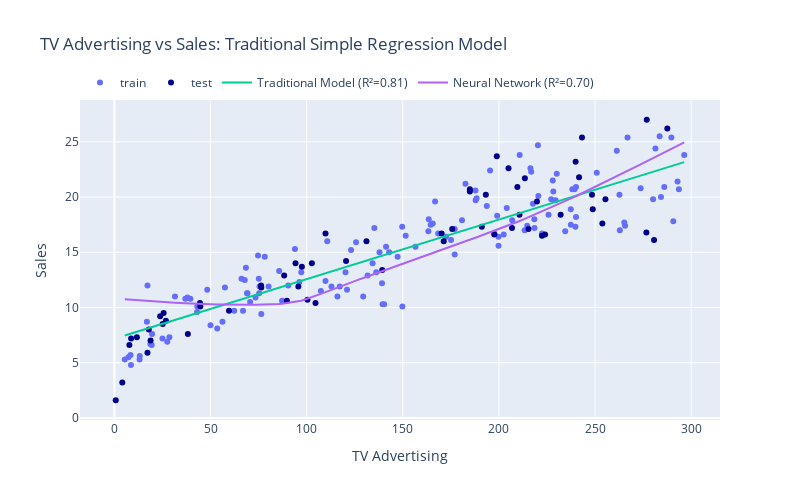

The notebook cell this image was saved under:
### Code cell
# Scatterplot with models
sorted_data_train = data_train.sort_values(by='X')
# Train and test sets
fig = px.scatter(t, x='TV', y='Sales', color='Set',
           color_discrete_map={'train':'#636EFA', 'test':'darkblue'},
           labels={'TV':'TV Advertising', 'Sales':'Sales', 'Set':''},
           title="TV Advertising vs Sales: Traditional Simple Regression Model", 
           width=800, height=500)  
# Traditional Simple Regression Model
fig.add_scatter(x=sorted_data_train.X, y=sorted_data_train.y_tm, mode='lines',
                name=f'Traditional Model (R\u00b2={r2_tm:.2f})')
# Neural Network Regression Model
fig.add_scatter(x=sorted_data_train.X, y=sorted_data_train.y_nn, mode='lines',
                name=f'Neural Network (R\u00b2={r2_nn:.2f})')
# Update the legend position
fig.update_layout(legend=dict(
        orientation='h', x=0, y=1.1,
        xanchor='left',  yanchor='top'))
fig.show()

### Figure 1 — Plotly figure (JSON) as saved in the notebook; plotly's stock layout.template omitted (floating-point values rounded to 4 significant figures; data arrays with more than 128 entries replaced by an {"elided": "..."} marker saying what was removed)
{"data": [{"hovertemplate": "=train<br>TV Advertising=%{x}<br>Sales=%{y}<extra></extra>", "legendgroup": "train", "marker": {"color": "#636EFA", "symbol": "circle"}, "mode": "markers", "name": "train", "orientation": "v", "showlegend": true, "type": "scatter", "x": {"elided": "140 float values"}, "xaxis": "x", "y": {"elided": "140 float values"}, "yaxis": "y"}, {"hovertemplate": "=test<br>TV Advertising=%{x}<br>Sales=%{y}<extra></extra>", "legendgroup": "test", "marker": {"color": "darkblue", "symbol": "circle"}, "mode": "markers", "name": "test", "orientation": "v", "showlegend": true, "type": "scatter", "x": [280.7, 248.8, 97.5, 276.7, 255.4, 215.4, 170.2, 94.2, 239.9, 38.2, 25.6, 120.5, 191.1, 17.9, 213.5, 276.9, 4.1, 206.8, 18.8, 17.2, 248.4, 209.6, 109.8, 243.2, 205, 104.6, 232.1, 7.8, 8.7, 184.9, 95.7, 184.9, 25.1, 26.8, 287.6, 193.2, 44.7, 89.7, 76.3, 175.7, 197.6, 139.3, 219.8, 210.7, 102.7, 253.8, 222.4, 224, 241.7, 0.7, 23.8, 59.6, 100.4, 171.3, 88.3, 44.5, 198.9, 76.4, 11.7, 131.1], "xaxis": "x", "y": [16.1, 18.9, 13.7, 16.8, 19.8, 17.1, 16.7, 14, 23.2, 7.6, 9.5, 14.2, 17.3, 8, 21.7, 27, 3.2, 17.2, 7, 5.9, 20.2, 20.9, 16.7, 25.4, 22.6, 10.4, 18.4, 6.6, 7.2, 20.5, 11.9, 20.7, 8.5, 8.8, 26.2, 20.2, 10.1, 10.6, 12, 17.1, 16.6, 13.4, 19.6, 18.4, 14, 17.6, 16.5, 16.6, 21.8, 1.6, 9.2, 9.7, 10.7, 16, 12.9, 10.4, 23.7, 11.8, 7.3, 16], "yaxis": "y"}, {"mode": "lines", "name": "Traditional Model (R²=0.81)", "type": "scatter", "x": {"elided": "140 float values"}, "y": {"elided": "140 float values"}}, {"mode": "lines", "name": "Neural Network (R²=0.70)", "type": "scatter", "x": {"elided": "140 float values"}, "y": {"elided": "140 float values"}}], "layout": {"height": 500, "legend": {"orientation": "h", "title": {"text": ""}, "tracegroupgap": 0, "x": 0, "xanchor": "left", "y": 1.1, "yanchor": "top"}, "title": {"text": "TV Advertising vs Sales: Traditional Simple Regression Model"}, "width": 800, "xaxis": {"anchor": "y", "domain": [0, 1], "title": {"text": "TV Advertising"}}, "yaxis": {"anchor": "x", "domain": [0, 1], "title": {"text": "Sales"}}}}
